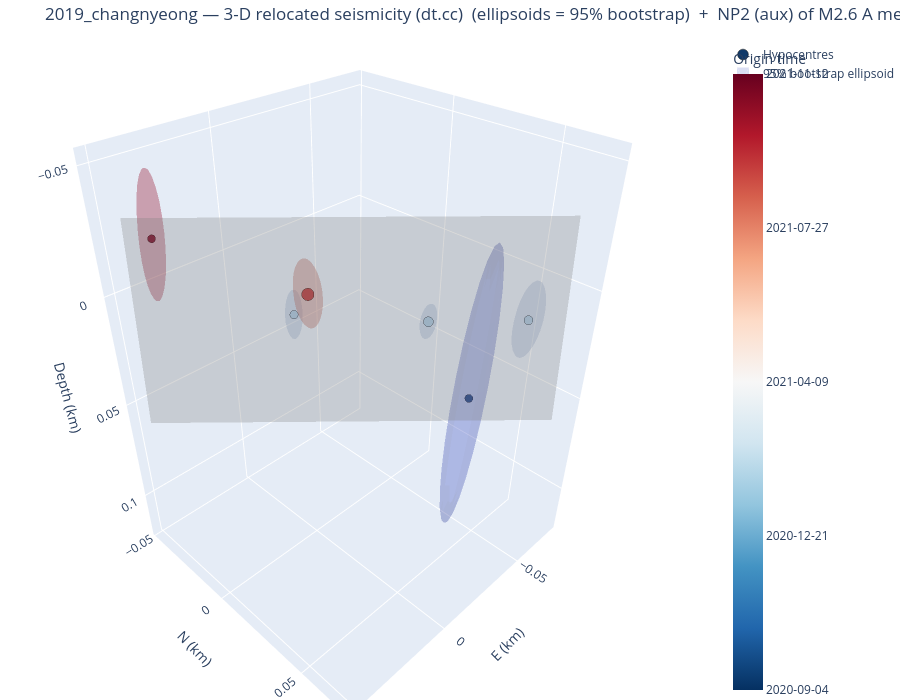

Notebook cell for this chart:
### Markdown cell above
The same view with the per-event uncertainty drawn as a **95% bootstrap error ellipsoid**
(`error="ellipsoid"`) instead of whisker bars: each ellipsoid's shape is the bootstrap sample covariance
and its size the empirical 95% Mahalanobis radius (95% of replicas inside), coloured like its hypocentre.
Tight horizontal but loose depth control shows up as a vertically elongated ellipsoid.

### Code cell
fig3d_e = viz.plot_3d_plane(cfg, VELMODEL, error="ellipsoid")
try:
    fig3d_e.write_image(f"/tmp/{CLUSTER}_3d_ellipsoid.png", scale=2)
except Exception:
    pass
fig3d_e

### Figure 1 — Plotly figure (JSON) as saved in the notebook; plotly's stock layout.template omitted (floating-point values rounded to 4 significant figures; data arrays with more than 128 entries replaced by an {"elided": "..."} marker saying what was removed)
{"data": [{"marker": {"color": [18510.0, 18660.0, 18660.0, 18660.0, 18890.0, 18940.0], "colorbar": {"ticktext": ["2020-09-04", "2020-12-21", "2021-04-09", "2021-07-27", "2021-11-12"], "tickvals": [18510.0, 18620.0, 18730.0, 18840.0, 18940.0], "title": {"text": "Origin time"}}, "colorscale": [[0.0, "rgb(5,48,97)"], [0.1, "rgb(33,102,172)"], [0.2, "rgb(67,147,195)"], [0.3, "rgb(146,197,222)"], [0.4, "rgb(209,229,240)"], [0.5, "rgb(247,247,247)"], [0.6, "rgb(253,219,199)"], [0.7, "rgb(244,165,130)"], [0.8, "rgb(214,96,77)"], [0.9, "rgb(178,24,43)"], [1.0, "rgb(103,0,31)"]], "line": {"color": "black", "width": 0.5}, "opacity": 0.95, "size": [9.2, 11.6, 9.6, 10.4, 14.4, 9.2]}, "mode": "markers", "name": "Hypocentres", "text": ["200001  M1.3", "200002  M1.9", "200003  M1.4", "200004  M1.6", "200005  M2.6", "200006  M1.3"], "type": "scatter3d", "x": [-0.0474, -0.0336, 0.0069, -0.0684, 0.0, 0.0399], "y": [0.043, 0.0305, -0.0003, 0.0527, 0.0, -0.0358], "z": [0.0506, 0.0132, 0.0059, 0.018, 0.0, -0.0239]}, {"alphahull": 0, "color": "rgb(58,76,192)", "flatshading": true, "hoverinfo": "skip", "name": "95% bootstrap ellipsoid", "opacity": 0.18, "showlegend": true, "showscale": false, "type": "mesh3d", "x": {"elided": "196 float values"}, "y": {"elided": "196 float values"}, "z": {"elided": "196 float values"}}, {"alphahull": 0, "color": "rgb(176,203,251)", "flatshading": true, "hoverinfo": "skip", "name": "95% bootstrap ellipsoid", "opacity": 0.18, "showlegend": false, "showscale": false, "type": "mesh3d", "x": {"elided": "196 float values"}, "y": {"elided": "196 float values"}, "z": {"elided": "196 float values"}}, {"alphahull": 0, "color": "rgb(176,203,251)", "flatshading": true, "hoverinfo": "skip", "name": "95% bootstrap ellipsoid", "opacity": 0.18, "showlegend": false, "showscale": false, "type": "mesh3d", "x": {"elided": "196 float values"}, "y": {"elided": "196 float values"}, "z": {"elided": "196 float values"}}, {"alphahull": 0, "color": "rgb(178,203,251)", "flatshading": true, "hoverinfo": "skip", "name": "95% bootstrap ellipsoid", "opacity": 0.18, "showlegend": false, "showscale": false, "type": "mesh3d", "x": {"elided": "196 float values"}, "y": {"elided": "196 float values"}, "z": {"elided": "196 float values"}}, {"alphahull": 0, "color": "rgb(218,90,72)", "flatshading": true, "hoverinfo": "skip", "name": "95% bootstrap ellipsoid", "opacity": 0.18, "showlegend": false, "showscale": false, "type": "mesh3d", "x": {"elided": "196 float values"}, "y": {"elided": "196 float values"}, "z": {"elided": "196 float values"}}, {"alphahull": 0, "color": "rgb(179,3,38)", "flatshading": true, "hoverinfo": "skip", "name": "95% bootstrap ellipsoid", "opacity": 0.18, "showlegend": false, "showscale": false, "type": "mesh3d", "x": {"elided": "196 float values"}, "y": {"elided": "196 float values"}, "z": {"elided": "196 float values"}}, {"color": "gray", "hoverinfo": "name", "i": [0, 0], "j": [1, 3], "k": [3, 2], "name": "NP2 (aux) of M2.6 A mechanism 314/84", "opacity": 0.3, "showscale": false, "type": "mesh3d", "x": [-0.06532, -0.07152, 0.05039, 0.04419], "y": [0.07183, 0.06546, -0.041, -0.04737], "z": [0.05567, -0.02927, 0.05567, -0.02927]}], "layout": {"height": 700, "margin": {"b": 0, "l": 0, "r": 0, "t": 40}, "scene": {"aspectmode": "data", "xaxis": {"title": {"text": "E (km)"}}, "yaxis": {"title": {"text": "N (km)"}}, "zaxis": {"autorange": "reversed", "title": {"text": "Depth (km)"}}}, "title": {"text": "2019_changnyeong — 3-D relocated seismicity (dt.cc)  (ellipsoids = 95% bootstrap)  +  NP2 (aux) of M2.6 A mechanism (strike 314°, dip 84°)"}}}
